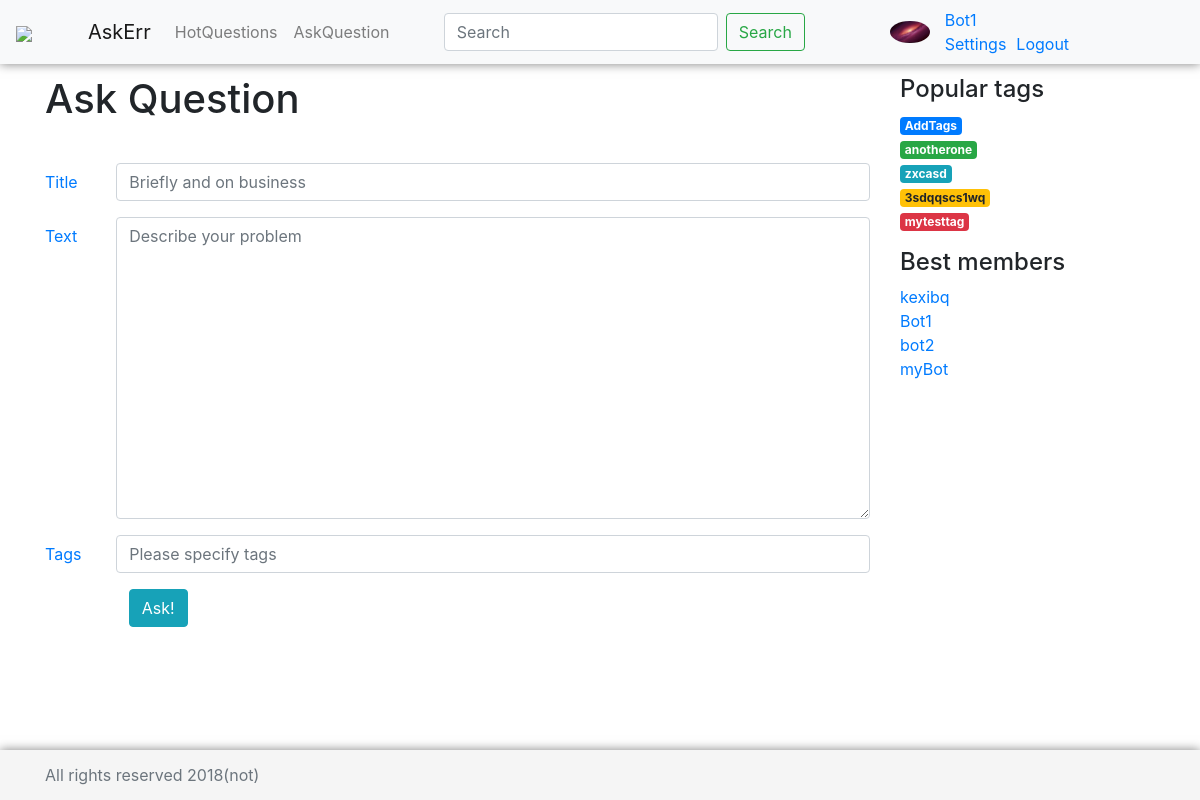
Screenshot of /ask/ (signed in) with the database file from the repository.
### questions/models.py (models this page shows)
class User(AbstractUser):
    email = models.EmailField(unique=True)
    upload = models.ImageField(default='user.png',upload_to='uploads/%Y/%m/%d')

class Tag(models.Model):
    title = models.CharField(max_length=120, verbose_name=u"Заголовок ярлыка")
    def __str__(self):
        return self.title

### questions/views.py (the view)
# urls.py: path('ask/',views.ask_question, name='ask-question'),
def ask_question(request):
    tags = randomQuerySet(Tag.objects.all(), 5)
    users = User.objects.all()
    return render(request, 'ask.html', {'tags':tags,'users':users, 'page_title':'Ask Question'})

### questions/otherfuncs.py (called while the page is built)
def randomQuerySet(items, size): # сделать ModelManager для Tag и кинуть туда
    result = []
    ls = []
    if (size > items.count()):
        return items
    num = random.randrange(0, items.count())
    for i in range(size):
        while (num in ls):
            num = random.randrange(0, items.count())
        ls.append(num)
    for i in range(size):
        result.append(items[ls[i]])
    return result

### templates/ask.html
{% extends 'base.html' %}
{% block left-side %}
            <h1>{{ page_title }}</h1>
            <form class="forms" style="margin-top: 40px">
                <div class="form-group row">
                    <a class="col-sm-1 col-form-label">Title</a>
                    <div class="col-sm-11">
                        <input type="text" class="form-control" id="titleInput" placeholder="Briefly and on business">
                    </div>
                </div>
                <div class="form-group row">
                    <a class="col-sm-1 col-form-label">Text</a>
                    <div class="col-sm-11">
                        <textarea  class="form-control" id="TextInput" placeholder="Describe your problem" rows="12"></textarea>
                    </div>
                </div>
                <div class="form-group row">
                    <a class="col-sm-1 col-form-label">Tags</a>
                    <div class="col-sm-11">
                        <input type="text" class="form-control" id="TagsInput" placeholder="Please specify tags">
                    </div>
                </div>
                <div class="col-sm-11 offset-sm-1">
                    <button class="btn btn-info">Ask!</button>
                </div>
            </form>
            <br></br>
{% endblock %}

### templates/base.html (shortened to what this page needs)
{% load static %}
<!DOCTYPE html>
<html lang="en">
<head>
    <link href="{% static 'bootstrap/css/bootstrap.min.css' %}" rel="stylesheet">
    <link href="{% static 'css/style.css' %}" rel="stylesheet" type="text/css">
    <link href="{% static 'css/askme.css' %}" rel="stylesheet" type="text/css">
</head>
<body>
    <header>
      <nav class="navbar navbar-expand-md navbar-light fixed-top bg-light my-nav">
          <a class="navbar-brand" href="{% url 'home' %}"><img src="{% static 'img/sitelogo.png' %}" class="navbar-brand logo"></a>
        <a class="navbar-brand" href="{% url 'home' %}">AskErr</a>
        <div class="collapse navbar-collapse" id="navbarCollapse">
          <ul class="navbar-nav mr-auto">
            <li class="nav-item">
              <a class="nav-link" href="{% url 'hot' %}"> HotQuestions </a>
            </li>
            {% if user.is_authenticated %}
            <li class="nav-item">
              <a class="nav-link" href="{% url 'ask-question' %}"> AskQuestion </a>
            </li>
            {% endif %}
          </ul>
          <form class="form-inline mt-2 mt-md-0">
            <input class="form-control mr-sm-2" type="text" placeholder="Search" aria-label="Search">
            <button class="btn btn-outline-success my-2 my-sm-0" type="submit">Search</button>
          </form>
          {% if user.is_authenticated %}
          <img src="{{  user.upload.url }}" class="rounded-circle logo pull-right">
          <div class = "col-md-3 align-self-end">
            <div class ="row">
            <a class="user" href="{% url 'settings' %}" style="padding-left: 15px">{{ user.username }} </a>
            </div>
            <div class ="row">
            <a class="user" href="{% url 'settings' %}" style="padding-left:15px;padding-right: 10px">Settings</a>
            <a class="user" href="{% url 'logout' %}">Logout</a>
            </div>
          </div>
          {% endif %}
        </div>
      </nav>
    </header>
<div class="container">
    <div class="row">
        <div class="col-md-9 ">
            {% block left-side %}
            {% endblock %}
        </div>
        <div class="col-md-3">
            {% block right-side %}
                {% include 'right-side.html' %}
            {% endblock %}
        </div>
    </div>
</div>
<footer class="footer">
    <div class="container">
        <p class="text-muted" style="margin: auto;">All rights reserved 2018(not)</p>
    </div>
</footer>
</body>

### templates/right-side.html
    <h4>Popular tags</h4>
    <ol class="list-unstyled ">
    {% for tag in tags %}
       <li><a class="{% cycle "badge badge-primary" "badge badge-success" "badge badge-info" "badge badge-warning" "badge badge-danger"%}" href="{% url 'questions-on-tag' tag %}"> {{ tag.title }} </a></li>
    {% endfor %}
	</ol>
    <div class="sidebar-module">
        <h4>Best members</h4>
        <ol class="list-unstyled ">
            {% for user in users%}
                    <li><a href="#">{{user.username}}</a></li>
            {% endfor %}
        </ol>
    </div>

### static/css/style.css (style rules this page uses)
body { padding-top: 15px; }
.logo { width: 40px; }
.my-nav { box-shadow: 0 0 10px rgba(0,0,0,0.5); }
footer { box-shadow: 0 0 10px rgba(0,0,0,0.5); background: #F2F2F2; }

### static/css/askme.css (style rules this page uses)
html { position: relative; min-height: 100%; }
body { margin-bottom: 60px; }
.footer { position: absolute; bottom: 0; width: 100%; height: 50px; line-height: 50px; background-color: #f5f5f5; }
body > .container { padding: 60px 15px 0; }
.footer > .container { padding-right: 15px; padding-left: 15px; }

### rows the page displays
User: upload (picture), username "Bot1"
Tag: title "AddTags"
Tag: title "anotherone"
Tag: title "zxcasd"
Tag: title "3sdqqscs1wq"
Tag: title "mytesttag"
User: username "kexibq"
User: username "bot2"
User: username "myBot"

### other values shown
{{ page_title }} "Ask Question"
